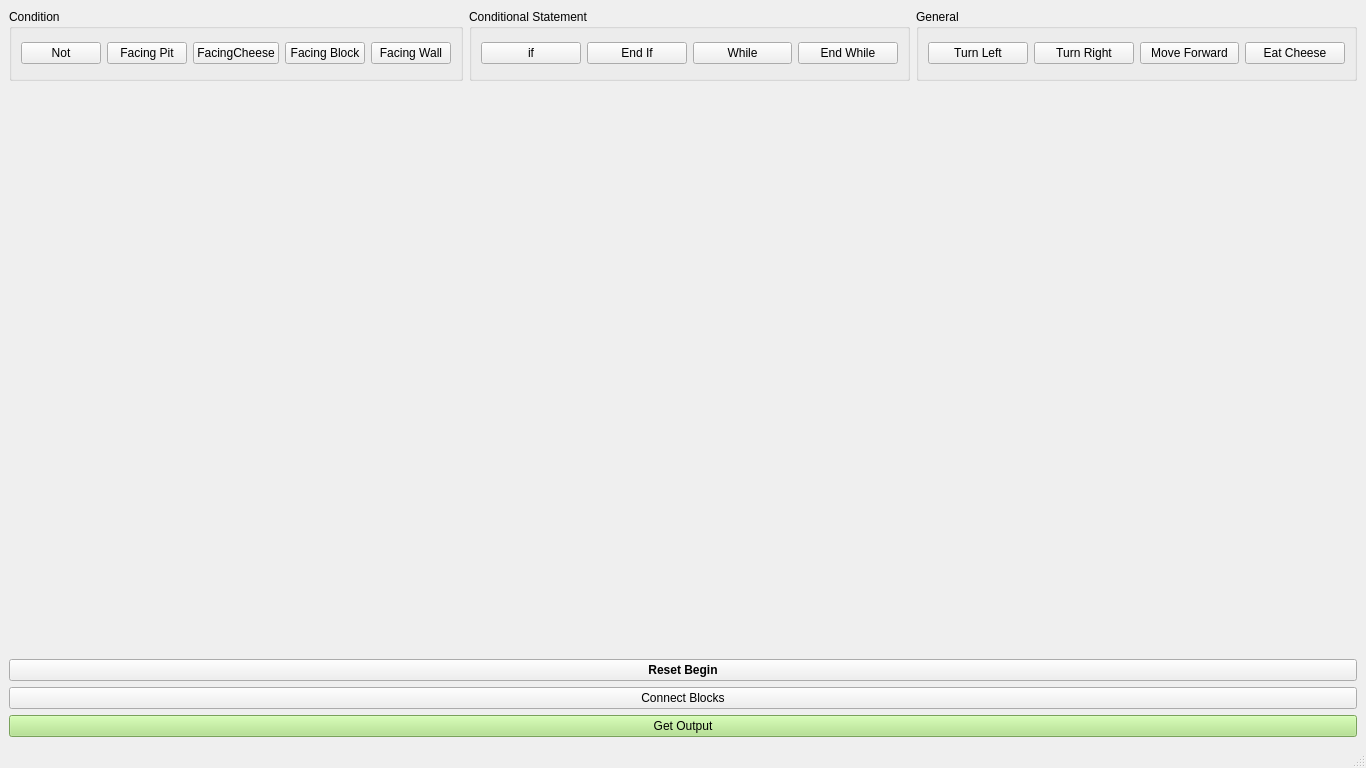
<?xml version="1.0" encoding="UTF-8"?>
<ui version="4.0">
 <class>MachineEditor</class>
 <widget class="QMainWindow" name="MachineEditor">
  <property name="geometry">
   <rect>
    <x>0</x>
    <y>0</y>
    <width>1366</width>
    <height>768</height>
   </rect>
  </property>
  <property name="windowTitle">
   <string>Easy Cheese</string>
  </property>
  <property name="autoFillBackground">
   <bool>false</bool>
  </property>
  <property name="styleSheet">
   <string notr="true"/>
  </property>
  <widget class="QWidget" name="centralwidget">
   <layout class="QVBoxLayout" name="verticalLayout" stretch="1,8,0,0,0">
    <item>
     <layout class="QHBoxLayout" name="blockChoiceBar">
      <property name="spacing">
       <number>6</number>
      </property>
      <property name="sizeConstraint">
       <enum>QLayout::SetDefaultConstraint</enum>
      </property>
      <property name="bottomMargin">
       <number>0</number>
      </property>
      <item>
       <widget class="QGroupBox" name="conditionGroupBox">
        <property name="title">
         <string>Condition</string>
        </property>
        <layout class="QHBoxLayout" name="horizontalLayout_4">
         <item>
          <layout class="QHBoxLayout" name="horizontalLayout">
           <item>
            <widget class="QPushButton" name="notButton">
             <property name="text">
              <string>Not</string>
             </property>
            </widget>
           </item>
           <item>
            <widget class="QPushButton" name="facingPitButton">
             <property name="text">
              <string>Facing Pit</string>
             </property>
            </widget>
           </item>
           <item>
            <widget class="QPushButton" name="facingCheese">
             <property name="text">
              <string>FacingCheese</string>
             </property>
            </widget>
           </item>
           <item>
            <widget class="QPushButton" name="facingBlock">
             <property name="text">
              <string>Facing Block</string>
             </property>
            </widget>
           </item>
           <item>
            <widget class="QPushButton" name="facingWallButton">
             <property name="text">
              <string>Facing Wall</string>
             </property>
            </widget>
           </item>
          </layout>
         </item>
        </layout>
       </widget>
      </item>
      <item>
       <widget class="QGroupBox" name="conditionalGroupBox">
        <property name="title">
         <string>Conditional Statement</string>
        </property>
        <layout class="QHBoxLayout" name="horizontalLayout_5">
         <item>
          <layout class="QHBoxLayout" name="horizontalLayout_2">
           <item>
            <widget class="QPushButton" name="ifButton">
             <property name="text">
              <string>if</string>
             </property>
            </widget>
           </item>
           <item>
            <widget class="QPushButton" name="endIfButton">
             <property name="text">
              <string>End If</string>
             </property>
            </widget>
           </item>
           <item>
            <widget class="QPushButton" name="whileButton">
             <property name="text">
              <string>While</string>
             </property>
            </widget>
           </item>
           <item>
            <widget class="QPushButton" name="endWhileButton">
             <property name="text">
              <string>End While</string>
             </property>
            </widget>
           </item>
          </layout>
         </item>
        </layout>
       </widget>
      </item>
      <item>
       <widget class="QGroupBox" name="generalGroupBox">
        <property name="title">
         <string>General</string>
        </property>
        <layout class="QHBoxLayout" name="horizontalLayout_6">
         <item>
          <layout class="QHBoxLayout" name="horizontalLayout_3">
           <item>
            <widget class="QPushButton" name="turnLeftButton">
             <property name="text">
              <string>Turn Left</string>
             </property>
            </widget>
           </item>
           <item>
            <widget class="QPushButton" name="turnRightButton">
             <property name="text">
              <string>Turn Right</string>
             </property>
            </widget>
           </item>
           <item>
            <widget class="QPushButton" name="moveForward">
             <property name="text">
              <string>Move Forward</string>
             </property>
            </widget>
           </item>
           <item>
            <widget class="QPushButton" name="eatCheeseButton">
             <property name="text">
              <string>Eat Cheese</string>
             </property>
            </widget>
           </item>
          </layout>
         </item>
        </layout>
       </widget>
      </item>
     </layout>
    </item>
    <item>
     <layout class="QHBoxLayout" name="mainLayout">
      <property name="spacing">
       <number>6</number>
      </property>
     </layout>
    </item>
    <item>
     <widget class="QPushButton" name="resetBegin">
      <property name="font">
       <font>
        <bold>true</bold>
       </font>
      </property>
      <property name="text">
       <string>Reset Begin</string>
      </property>
     </widget>
    </item>
    <item>
     <widget class="QPushButton" name="connectButton">
      <property name="focusPolicy">
       <enum>Qt::StrongFocus</enum>
      </property>
      <property name="styleSheet">
       <string notr="true">font: 700 9pt &quot;Microsoft YaHei UI&quot;;</string>
      </property>
      <property name="text">
       <string>Connect Blocks</string>
      </property>
     </widget>
    </item>
    <item>
     <widget class="QPushButton" name="getOutput">
      <property name="styleSheet">
       <string notr="true">background-color: rgb(170, 225, 127);
font: 700 9pt &quot;Microsoft YaHei UI&quot;;</string>
      </property>
      <property name="text">
       <string>Get Output</string>
      </property>
     </widget>
    </item>
   </layout>
  </widget>
  <widget class="QMenuBar" name="menubar">
   <property name="geometry">
    <rect>
     <x>0</x>
     <y>0</y>
     <width>1366</width>
     <height>21</height>
    </rect>
   </property>
  </widget>
  <widget class="QStatusBar" name="statusbar"/>
 </widget>
 <resources/>
 <connections/>
</ui>
